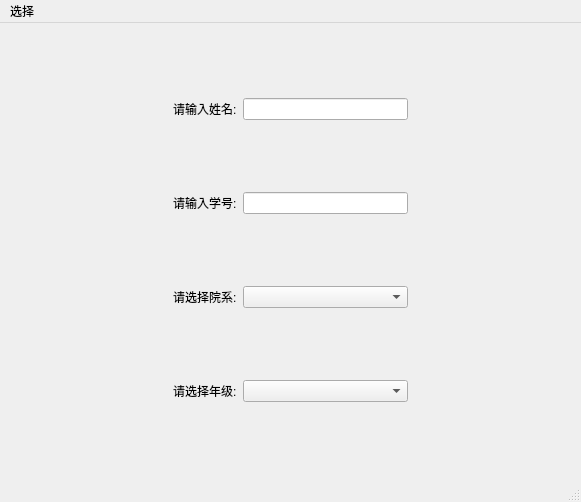
<?xml version="1.0" encoding="UTF-8"?>
<ui version="4.0">
 <class>addinfo_student</class>
 <widget class="QMainWindow" name="addinfo_student">
  <property name="geometry">
   <rect>
    <x>0</x>
    <y>0</y>
    <width>581</width>
    <height>502</height>
   </rect>
  </property>
  <property name="windowTitle">
   <string>MainWindow</string>
  </property>
  <widget class="QWidget" name="centralwidget">
   <layout class="QGridLayout" name="gridLayout">
    <item row="3" column="0">
     <spacer name="horizontalSpacer_7">
      <property name="orientation">
       <enum>Qt::Horizontal</enum>
      </property>
      <property name="sizeHint" stdset="0">
       <size>
        <width>40</width>
        <height>20</height>
       </size>
      </property>
     </spacer>
    </item>
    <item row="1" column="0">
     <spacer name="horizontalSpacer_3">
      <property name="orientation">
       <enum>Qt::Horizontal</enum>
      </property>
      <property name="sizeHint" stdset="0">
       <size>
        <width>40</width>
        <height>20</height>
       </size>
      </property>
     </spacer>
    </item>
    <item row="2" column="1">
     <widget class="QLabel" name="label_3">
      <property name="styleSheet">
       <string notr="true">font: 12pt &quot;黑体&quot;;</string>
      </property>
      <property name="text">
       <string>请选择院系:</string>
      </property>
     </widget>
    </item>
    <item row="2" column="3">
     <spacer name="horizontalSpacer_6">
      <property name="orientation">
       <enum>Qt::Horizontal</enum>
      </property>
      <property name="sizeHint" stdset="0">
       <size>
        <width>40</width>
        <height>20</height>
       </size>
      </property>
     </spacer>
    </item>
    <item row="0" column="3">
     <spacer name="horizontalSpacer">
      <property name="orientation">
       <enum>Qt::Horizontal</enum>
      </property>
      <property name="sizeHint" stdset="0">
       <size>
        <width>40</width>
        <height>20</height>
       </size>
      </property>
     </spacer>
    </item>
    <item row="2" column="0">
     <spacer name="horizontalSpacer_5">
      <property name="orientation">
       <enum>Qt::Horizontal</enum>
      </property>
      <property name="sizeHint" stdset="0">
       <size>
        <width>40</width>
        <height>20</height>
       </size>
      </property>
     </spacer>
    </item>
    <item row="3" column="2">
     <widget class="QComboBox" name="comboBox_grade"/>
    </item>
    <item row="1" column="3">
     <spacer name="horizontalSpacer_4">
      <property name="orientation">
       <enum>Qt::Horizontal</enum>
      </property>
      <property name="sizeHint" stdset="0">
       <size>
        <width>40</width>
        <height>20</height>
       </size>
      </property>
     </spacer>
    </item>
    <item row="3" column="3">
     <spacer name="horizontalSpacer_8">
      <property name="orientation">
       <enum>Qt::Horizontal</enum>
      </property>
      <property name="sizeHint" stdset="0">
       <size>
        <width>40</width>
        <height>20</height>
       </size>
      </property>
     </spacer>
    </item>
    <item row="2" column="2">
     <widget class="QComboBox" name="comboBox_depart"/>
    </item>
    <item row="3" column="1">
     <widget class="QLabel" name="label_4">
      <property name="styleSheet">
       <string notr="true">font: 12pt &quot;黑体&quot;;</string>
      </property>
      <property name="text">
       <string>请选择年级:</string>
      </property>
     </widget>
    </item>
    <item row="0" column="1">
     <widget class="QLabel" name="label">
      <property name="styleSheet">
       <string notr="true">font: 12pt &quot;黑体&quot;;</string>
      </property>
      <property name="text">
       <string>请输入姓名:</string>
      </property>
     </widget>
    </item>
    <item row="1" column="2">
     <widget class="QLineEdit" name="lineEdit_numberinput"/>
    </item>
    <item row="0" column="2">
     <widget class="QLineEdit" name="lineEdit_nameinput"/>
    </item>
    <item row="0" column="0">
     <spacer name="horizontalSpacer_2">
      <property name="orientation">
       <enum>Qt::Horizontal</enum>
      </property>
      <property name="sizeHint" stdset="0">
       <size>
        <width>40</width>
        <height>20</height>
       </size>
      </property>
     </spacer>
    </item>
    <item row="1" column="1">
     <widget class="QLabel" name="label_2">
      <property name="styleSheet">
       <string notr="true">font: 12pt &quot;黑体&quot;;</string>
      </property>
      <property name="text">
       <string>请输入学号:</string>
      </property>
     </widget>
    </item>
   </layout>
  </widget>
  <widget class="QMenuBar" name="menubar">
   <property name="geometry">
    <rect>
     <x>0</x>
     <y>0</y>
     <width>581</width>
     <height>26</height>
    </rect>
   </property>
   <widget class="QMenu" name="menu">
    <property name="title">
     <string>选择</string>
    </property>
    <addaction name="action_save"/>
    <addaction name="action_exit"/>
   </widget>
   <addaction name="menu"/>
  </widget>
  <widget class="QStatusBar" name="statusbar"/>
  <action name="action_save">
   <property name="text">
    <string>保存</string>
   </property>
  </action>
  <action name="action_exit">
   <property name="text">
    <string>退出</string>
   </property>
  </action>
 </widget>
 <resources/>
 <connections/>
</ui>
